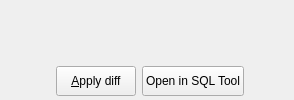
        <widget class="QWidget" name="tab_3">
         <attribute name="title">
          <string>Diff preview</string>
         </attribute>
         <layout class="QGridLayout" name="gridLayout_5">
          <property name="leftMargin">
           <number>4</number>
          </property>
          <property name="topMargin">
           <number>4</number>
          </property>
          <property name="rightMargin">
           <number>4</number>
          </property>
          <property name="bottomMargin">
           <number>4</number>
          </property>
          <item row="1" column="4">
           <spacer name="horizontalSpacer_9">
            <property name="orientation">
             <enum>Qt::Horizontal</enum>
            </property>
            <property name="sizeHint" stdset="0">
             <size>
              <width>40</width>
              <height>20</height>
             </size>
            </property>
           </spacer>
          </item>
          <item row="1" column="2">
           <widget class="QPushButton" name="apply_on_server_btn">
            <property name="sizePolicy">
             <sizepolicy hsizetype="Fixed" vsizetype="Fixed">
              <horstretch>0</horstretch>
              <verstretch>0</verstretch>
             </sizepolicy>
            </property>
            <property name="minimumSize">
             <size>
              <width>0</width>
              <height>30</height>
             </size>
            </property>
            <property name="maximumSize">
             <size>
              <width>16777215</width>
              <height>16777215</height>
             </size>
            </property>
            <property name="toolTip">
             <string/>
            </property>
            <property name="text">
             <string>&amp;Apply diff</string>
            </property>
            <property name="icon">
             <iconset resource="../res/resources.qrc">
              <normaloff>:/icones/icones/diff.png</normaloff>:/icones/icones/diff.png</iconset>
            </property>
            <property name="iconSize">
             <size>
              <width>22</width>
              <height>22</height>
             </size>
            </property>
            <property name="default">
             <bool>false</bool>
            </property>
           </widget>
          </item>
          <item row="0" column="0" colspan="5">
           <widget class="QWidget" name="sqlcode_wgt" native="true">
            <property name="sizePolicy">
             <sizepolicy hsizetype="Expanding" vsizetype="Expanding">
              <horstretch>0</horstretch>
              <verstretch>0</verstretch>
             </sizepolicy>
            </property>
           </widget>
          </item>
          <item row="1" column="0">
           <spacer name="horizontalSpacer_10">
            <property name="orientation">
             <enum>Qt::Horizontal</enum>
            </property>
            <property name="sizeHint" stdset="0">
             <size>
              <width>40</width>
              <height>20</height>
             </size>
            </property>
           </spacer>
          </item>
          <item row="1" column="3">
           <widget class="QPushButton" name="open_in_sql_tool_btn">
            <property name="sizePolicy">
             <sizepolicy hsizetype="Fixed" vsizetype="Fixed">
              <horstretch>0</horstretch>
              <verstretch>0</verstretch>
             </sizepolicy>
            </property>
            <property name="minimumSize">
             <size>
              <width>0</width>
              <height>30</height>
             </size>
            </property>
            <property name="maximumSize">
             <size>
              <width>16777215</width>
              <height>16777215</height>
             </size>
            </property>
            <property name="toolTip">
             <string>Loads the generated diff code in the destination server for manual applying.</string>
            </property>
            <property name="text">
             <string>Open in SQL Tool</string>
            </property>
            <property name="icon">
             <iconset resource="../res/resources.qrc">
              <normaloff>:/icones/icones/codigosql.png</normaloff>:/icones/icones/codigosql.png</iconset>
            </property>
            <property name="iconSize">
             <size>
              <width>22</width>
              <height>22</height>
             </size>
            </property>
            <property name="autoDefault">
             <bool>false</bool>
            </property>
            <property name="default">
             <bool>false</bool>
            </property>
           </widget>
          </item>
         </layout>
        </widget>
